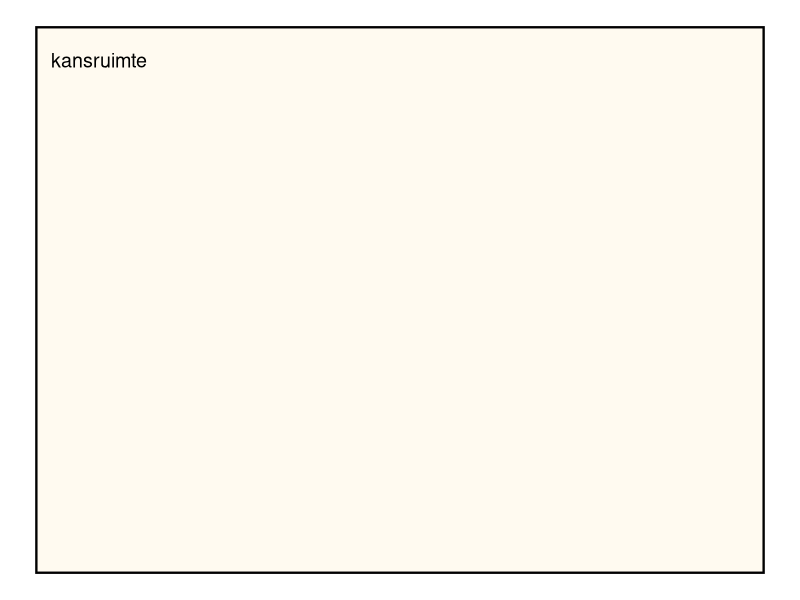
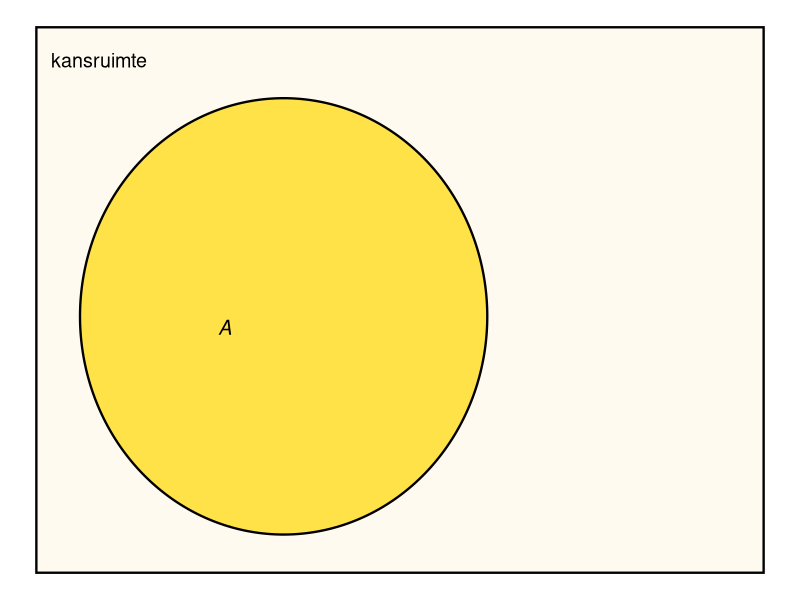
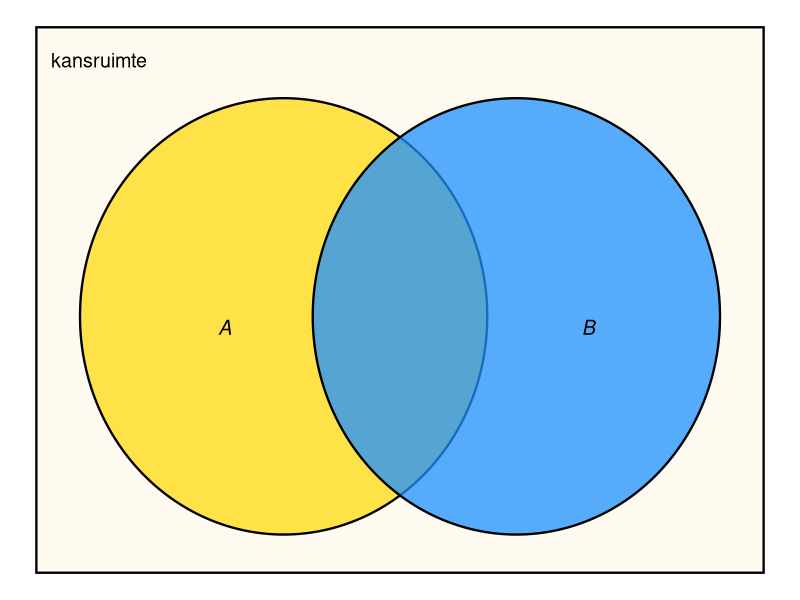
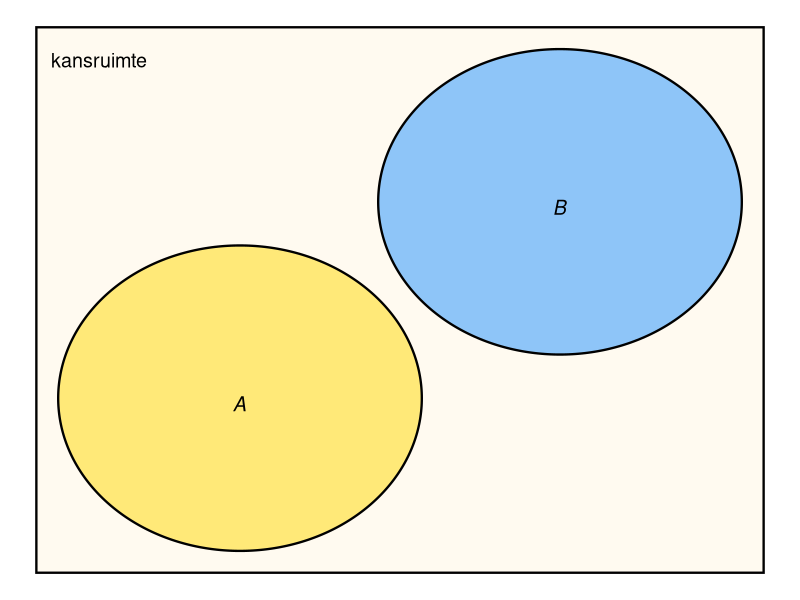
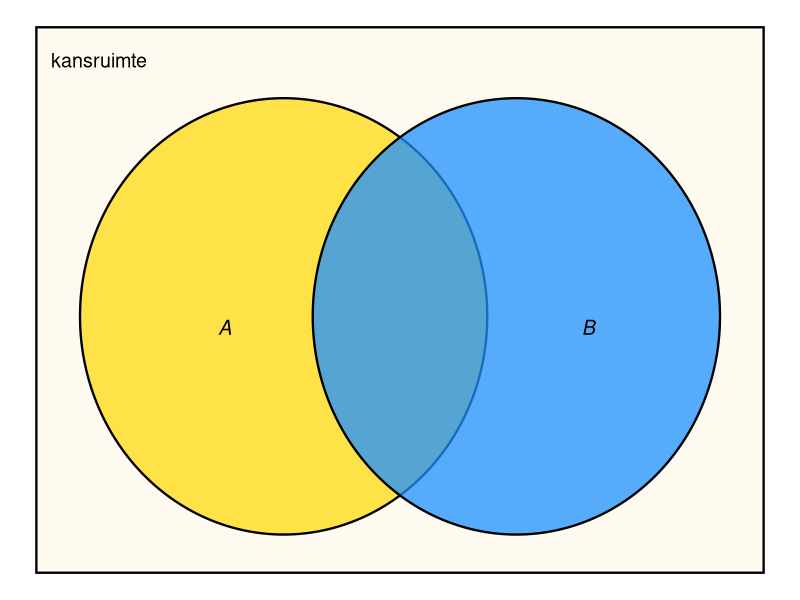
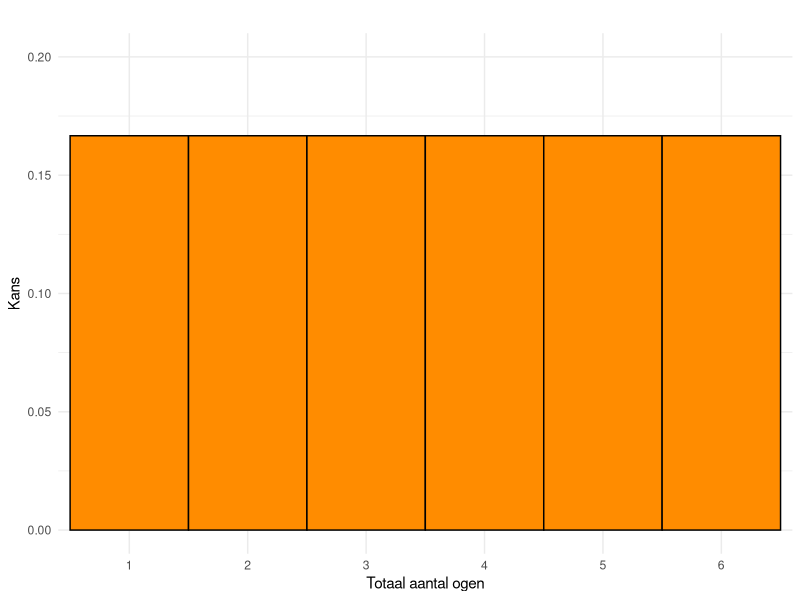
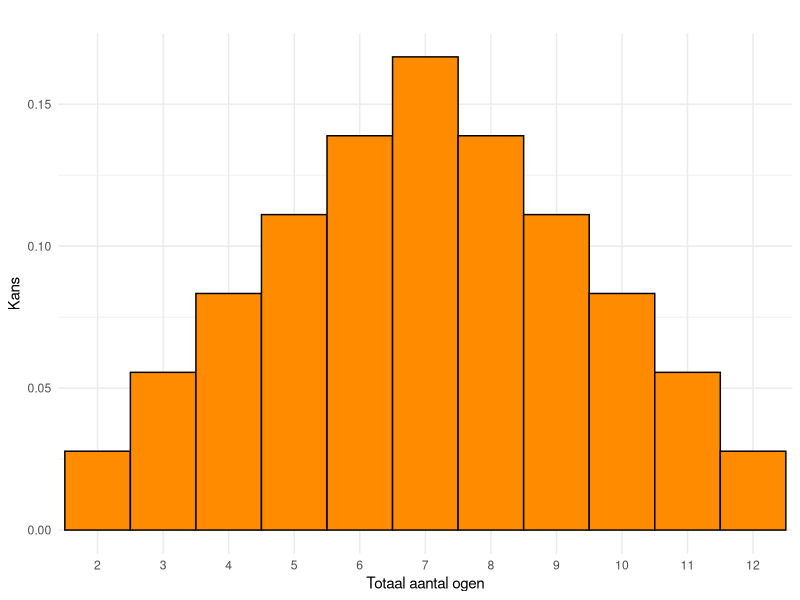
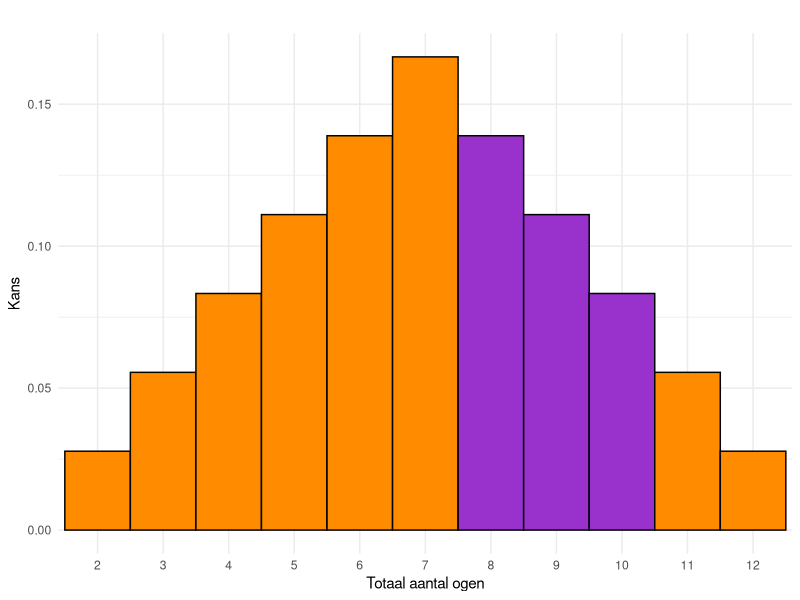

The R script that drew these images, in order:
## ---- chunk 1
#| code-fold: true
#| warning: false
#| fig-cap: "Een minimaal Venn-diagram. Het rechthoek stelt de volledige kansruimte voor."
#| label: fig-venn
#| fig.width: 6
#| fig.height: 4

if (!("ggplot2" %in% .packages())){ 
  library(ggplot2) 
  }
if (!("ggforce" %in% .packages())){ 
  library(ggforce) 
  }

kleurKansruimte <- "FloralWhite"

kansruimte <- ggplot() +  
  geom_rect(
    aes(xmin = 0, ymin = 0, xmax= 100, ymax = 100),
    fill = kleurKansruimte, color = "black", size = .8
    ) +
  annotate(
    "text", 
    x = 2, y = 94, 
    label = "kansruimte", 
    color = "black", 
    hjust = 0, 
    size = 5
    ) +
  theme_void()

kansruimte
## ---- chunk 2
#| code-fold: true
#| warning: false
#| fig-cap: "Venn-diagram met gebeurtenis $A$. Een gebeurtenis is een deelverzameling van de kansruimte."
#| label: fig-vennA
#| fig.width: 6
#| fig.height: 4

kleurA <- "Gold"

A <- list(
  geom_ellipse(
    aes(x0 = 34, y0 = 47, a = 28,  b = 40,  angle = 0), 
    fill = kleurA , alpha = 0.7, size = .8
    ),
  annotate(
    "text", 
    x = 25, y = 45, 
    label = expression(italic(A)), 
    color = "black", 
    hjust = 0, 
    size = 5
    )
  )

kansruimte + A

## ---- chunk 3
#| code-fold: true
#| warning: false
#| fig-cap: "Venn-diagram met twee gebeurtenissen: $A$ en $B$."
#| label: fig-vennAB
#| fig.width: 6
#| fig.height: 4

kleurB <- "DodgerBlue"

B <- list( 
  geom_ellipse(
    aes(x0 = 66, y0 = 47, a = 28,  b = 40,  angle = 0), 
    fill = kleurB, alpha = 0.75, size = .8
    ),
  annotate(
    "text", 
    x = 75, y = 45, 
    label = expression(italic(B)), 
    color = "black", 
    hjust = 0, 
    size = 5
    )
)

(AB <- kansruimte + A + B)

## ---- chunk 4
#| code-fold: true
#| warning: false
#| fig-cap: "Venn-diagram. De gebeurtenissen $A$ en $B$ overlappen niet en sluiten elkaar dus uit."
#| label: fig-uitsluiten
#| fig.width: 6
#| fig.height: 4

A2 <- list(
  geom_ellipse(
    aes(x0 = 28, y0 = 32, a = 25,  b = 28,  angle = 0), 
    fill = kleurA, alpha = 0.5, size = 0.8
    ), 
  annotate(
    "text", 
    x = 27, y = 31, 
    label = expression(italic(A)), 
    color = "black", 
    hjust = 0, 
    size = 5
    )
  )

B2 <- list(
  geom_ellipse(
    aes(x0 = 72, y0 = 68, a = 25,  b = 28,  angle = 0), 
    fill = kleurB, alpha = 0.5, size = 0.8
    ),
  annotate(
    "text", 
    x = 71, y = 67, 
    label = expression(italic(B)), 
    color = "black", 
    hjust = 0, 
    size = 5
    )
)

(AB2 <- kansruimte + A2 + B2)
## ---- chunk 5
#| code-fold: true
#| warning: false
#| fig-cap: "Venn-diagram.Voor de kans op $A$ of $B$ moet het groene gebied één keer worden meegeteld!"
#| label: fig-vennAB2
#| fig.width: 6
#| fig.height: 4

AB

## ---- chunk 6
#| code-fold: true
#| warning: false
#| fig.cap: "Kansverdeling: de kansen bij het gooien van één dobbelsteen."
#| label: fig-uniform-dobbelsteen
#| fig.width: 5
#| fig.height: 4
 
# Controleer of de benodigde pakketten zijn geladen
if (!("ggplot2" %in% .packages())) {
  library("ggplot2")
}

# Parameters definiëren
min_ogen <- 1       # Minimum aantal ogen op een dobbelsteen
max_ogen <- 6       # Maximum aantal ogen op een dobbelsteen
kans <- 1 / max_ogen # Gelijke kans voor elke uitkomst
kleur <- "darkorange"   # Kleur voor de balken in de plot

# Genereer de uitkomsten en bijbehorende kansen
uitkomsten <- seq(min_ogen, max_ogen)
kansen <- rep(kans, length(uitkomsten))

# Maak een data frame met uitkomsten en kansen
kansen_dobbelsteen <- data.frame(
  uitkomsten = factor(uitkomsten),
  kansen = kansen
)

# Maak de plot
ggplot(kansen_dobbelsteen, aes(x = uitkomsten, y = kansen)) +
  geom_bar(
    stat = "identity",     # Balken representeren kanswaarden direct
    width = 1,             # Volledige breedte van de categorie
    fill = kleur,          # Kleur voor de balken
    color = "black"        # Randkleur voor de balken
  ) +
  labs(
    title = "",
    x = "Totaal aantal ogen",      # Titel voor de x-as
    y = "Kans"              # Titel voor de y-as
  ) +
  ylim(0, 0.2) +            # Zorg dat de y-as tot 0.02 loopt
  theme_minimal()
## ---- chunk 7
#| code-fold: true
#| warning: false
#| fig.cap: "Kansverdeling voor het aantal ogen van twee dobbelstenen."
#| label: fig-kansverdeling-twee-dobbelstenen
#| fig.width: 5
#| fig.height: 4

# Controleer of de benodigde pakketten zijn geladen
if (!("ggplot2" %in% .packages())) {
  library("ggplot2")
}

# Parameters definiëren
min_som <- 2          # Minimum som bij twee dobbelstenen
max_som <- 2*max_ogen # Maximum som bij twee dobbelstenen
kleur <- rep("darkorange", 11) # Kleur voor de balken in de plot

# Genereer uitkomsten en bijbehorende kansen
uitkomsten <- seq(min_som, max_som)                     # Mogelijke uitkomsten
kansen <- pmin(uitkomsten - 1, 13 - uitkomsten) / max_ogen^2    # Kansen berekenen

# Maak een data frame met uitkomsten en kansen
kansen_dobbelsteen <- data.frame(
  uitkomsten = factor(uitkomsten),
  kansen = kansen
)

# Maak de plot
verdelingTweeDobbelstenen <- function(kleur)
  {
  ggplot(kansen_dobbelsteen, aes(x = uitkomsten, y = kansen)) +
  geom_bar(
    stat = "identity",     # Balken representeren kanswaarden direct
    width = 1,             # Volledige breedte van de categorie
    fill = kleur,          # Kleur voor de balken
    color = "black"        # Randkleur voor de balken
  ) +
  labs(
    title = "",
    x = "Totaal aantal ogen",      # Titel voor de x-as
    y = "Kans"              # Titel voor de y-as
  ) +
  theme_minimal()           # Minimalistisch thema voor de plot
}

verdelingTweeDobbelstenen(kleur)

## ---- chunk 8
#| code-fold: true
#| warning: false
#| fig-cap: "Kansverdeling van het totaal aantal ogen van twee dobbelstenen."
#| label: fig-kansverdeling-twee-dobbelstenen-2
#| fig.width: 5
#| fig.height: 4

kleur <- rep("darkorange", 11)
kleur[7:9] <- "darkorchid"

verdelingTweeDobbelstenen(kleur)

## ---- chunk 9
#| code-fold: true
#| warning: false
#| fig.cap: "Cumulatieve verdeling van de som van de ogen van twee dobbelstenen."
#| label: fig-cumulverdeling-twee-dobbelstenen
#| fig.width: 6
#| fig.height: 4

# Controleer of de benodigde pakketten zijn geladen
if (!("ggplot2" %in% .packages())) {
  library("ggplot2")
}

# Voeg extra punten toe om de cumulatieve kansen buiten het bereik van 2-12 te tonen
kansen_dobbelsteen_cumulatief <- data.frame(
  uitkomsten = c(1, uitkomsten, 13), # Voeg 1 en 13 toe als grenzen
  kansen = c(0, cumsum(kansen), 1)   # Voeg 0 en 1 toe aan de kansen
)

# Maak een data frame voor de horizontale lijnen (stappen van de cumulatieve kans)
lijnen_data <- data.frame(
  x_start = kansen_dobbelsteen_cumulatief$uitkomsten[-nrow(kansen_dobbelsteen_cumulatief)],
  x_end = kansen_dobbelsteen_cumulatief$uitkomsten[-1],
  y = kansen_dobbelsteen_cumulatief$kansen[-nrow(kansen_dobbelsteen_cumulatief)]
)

# Maak de plot
ggplot() +
  # Voeg de horizontale lijnen toe
  geom_segment(
    data = lijnen_data,
    aes(x = x_start, xend = x_end, y = y, yend = y),
    color = "darkorange",        # Kleur van de lijnen
    size = 1                     # Dikte van de lijnen
  ) +
  # Voeg gesloten cirkels (linkerkanten) toe, behalve bij (1, 0) en (13, 1)
  geom_point(
    data = kansen_dobbelsteen_cumulatief[-c(1, nrow(kansen_dobbelsteen_cumulatief)), ],
    aes(x = uitkomsten, y = kansen),
    shape = 16,                  # Gesloten cirkel
    size = 3,
    color = "darkorange"
  ) +
  scale_x_continuous(
    breaks = 2:12,               # Ticks alleen bij gehele getallen van 2 tot 12
    minor_breaks = NULL          # Verwijder alle minor ticks
  ) +
  labs(
    title = "",
    x = "Totaal aantal ogen",    # Titel voor de x-as
    y = "Cumulatieve kans"       # Titel voor de y-as
  ) +
  theme_minimal()                 # Minimalistisch thema
## ---- chunk 10
#| code-fold: true
#| warning: false
#| fig-cap: "De normale verdeling."
#| label: fig-normale-verdeling
#| width: 5

#library(grid)

# Create a data frame for the standard normal distribution
x <- seq(-3.5, 3.5, length.out = 200)
data <- data.frame(x = x, y = dnorm(x))

h <- exp(-0.5)/sqrt(2*pi)

  ggplot(data, aes(x, y)) +
  geom_line(color = "black", linewidth = 1) + # Standard normal curve
  geom_area(data = subset(data, x >= -1 & x <= 1), aes(x, y), fill = "orange", alpha = 0.4) + # Area between -1 and 1
  geom_segment(
    aes(x = 0, xend = -1, y = h, yend = h), 
    arrow = arrow(length = unit(0.2, "cm")), 
    color = "black", 
    linewidth = 0.8) + # Arrow
  #  annotate("text", x = -0.5, y = 0.03, label = "x == -1 %->% x == 0", 
  #           parse = TRUE, hjust = 0.5, color = "red", size = 4) + # Annotation for the arrow
  scale_x_continuous(
    breaks = c(-2, -1, 0, 1, 2), 
    labels = c(expression(-2 * sigma), expression(-sigma), expression(mu), expression(sigma), expression(2*sigma))
  ) + # Label for x = 0 as µ
  scale_y_continuous(labels = NULL, breaks = NULL) + # Remove y-axis numbers
  theme_classic() +
  labs(y = "Kansdichtheid", x = expression(x)) + # Add y-axis label
  theme_minimal() +
  theme(axis.text.x = element_text(size = 14),
        axis.text.y = element_blank(), # Remove y-axis text
        axis.ticks.y = element_blank(), # Remove y-axis ticks
        axis.line.y = element_line(),
        axis.line.x = element_line(),
        axis.title.y = element_text(size = 12, angle = 90), # Style y-axis label
        axis.title = element_text(size = 14),
        panel.grid = element_blank())
## ---- chunk 11
#| label: fig-t
#| fig-cap: "Verschillende $t$-verdelingen en de standaard-normale verdeling"
#| warning: false
#| code-fold: true
#| fig-height: 4

t_values <- seq(-3.5, 3.5, by = 0.1)
z_values <- seq(-3.5, 3.5, by = 0.1)

dataframe <- data.frame(
  t = c(z_values, rep(t_values, 3)),
  prob = c(
    dnorm(z_values),
    dt(t_values, df = 2),
    dt(t_values, df = 5),
    dt(t_values, df = 20)
  ),
  df = factor(
    c(
      rep("standaard-normaal", length(z_values)),
      rep("df = 2", length(t_values)),
      rep("df = 5", length(t_values)),
      rep("df = 20", length(t_values))
    ),
    levels = c(
      "df = 2", "df = 5", "df = 20", "standaard-normaal"
    )
  ) 
)

ggplot(
  dataframe, 
  aes(
    x = t, y = prob, 
    group = df, color = df, linewidth = df, linetype = df)
) +
  geom_line(
  ) +
  scale_color_manual(
    values = c( rep("black", 3), "#e8601d")
  ) + 
  scale_linewidth_manual(
    values = c(1, 1, 1, 1.2)
  ) +
  scale_linetype_manual(
    values = c(
      "df = 2"="longdash", 
      "df = 5"="dashed", 
      "df = 20"="dotted",
      "standaard-normaal"="solid" 
    )
  ) +
  labs(
    x = expression(italic(t)),
    y = "kansdichtheid"
  )
